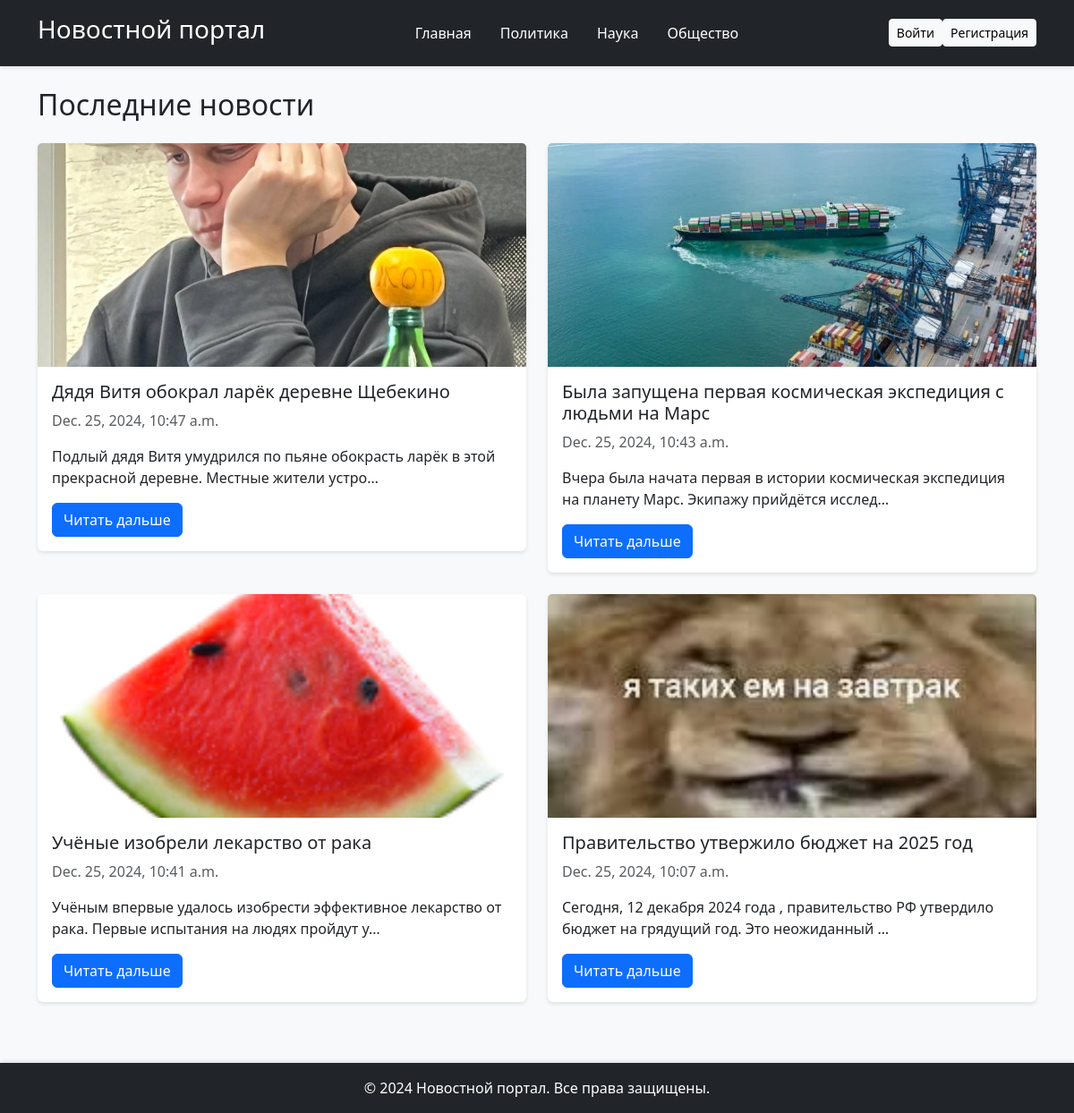
The app's page /, older data.
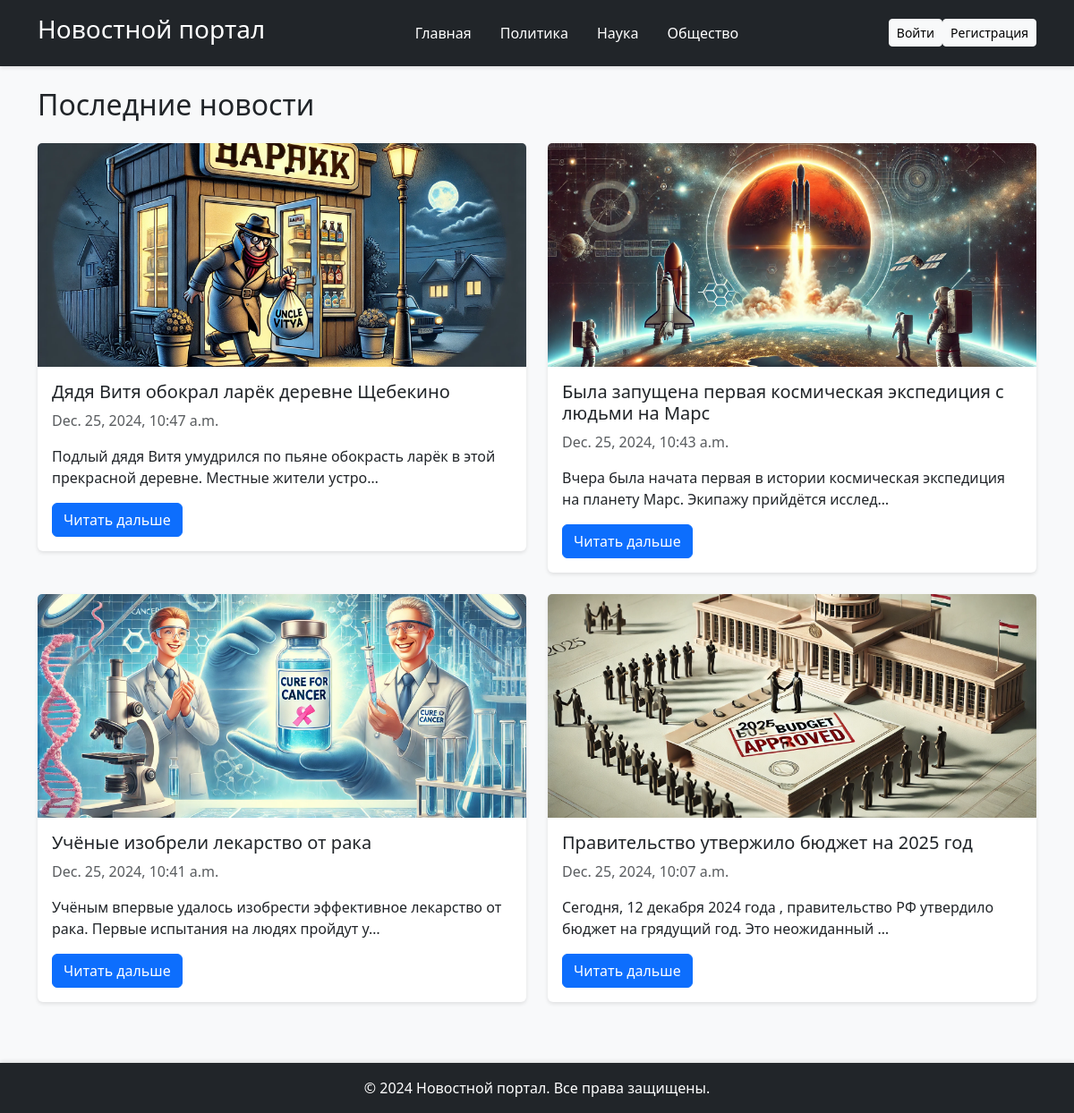
The same page, newer data.
### news/models.py (models this page shows, shortened)
class Category(models.Model):
    name = models.CharField(max_length=100, unique=True, verbose_name="Название категории")
    description = models.TextField(blank=True, verbose_name="Описание")

class News(models.Model):
    title = models.CharField(max_length=200, verbose_name="Заголовок")
    content = models.TextField(verbose_name="Текст")
    category = models.ForeignKey(Category, on_delete=models.CASCADE, related_name='news', verbose_name="Категория")
    author = models.ForeignKey(User, on_delete=models.CASCADE, verbose_name="Автор")
    published_at = models.DateTimeField(auto_now_add=True, verbose_name="Дата публикации")
    image = models.ImageField(upload_to='news_images/', blank=True, null=True, verbose_name="Изображение")

### news/views.py (the view)
# urls.py: path('', views.news_list, name='news_list'),  # Главная страница со списком новостей
def news_list(request):
    news = News.objects.all().order_by('-published_at')  # Сортировка по дате публикации
    categories = Category.objects.all()
    return render(request, 'news/news_list.html', {'news': news, 'categories': categories})

### news/templates/news/news_list.html (shortened to what this page needs)
{% extends 'news/base.html' %}
{% block content %}
    <h2 class="mb-4">Последние новости</h2>
    <div class="row">
        {% for item in news %}
            <div class="col-md-6 mb-4">
                <div class="card">
                    {% if item.image %}
                        <img src="{{ item.image.url }}" class="card-img-top" alt="{{ item.title }}">
                    {% endif %}
                    <div class="card-body">
                        <h5 class="card-title">{{ item.title }}</h5>
                        <p class="card-text text-muted">{{ item.published_at }}</p>
                        <p class="card-text">{{ item.content|truncatechars:100 }}</p>
                        <a href="{% url 'news:news_detail' item.id %}" class="btn btn-primary">Читать дальше</a>
                    </div>
                </div>
            </div>
        {% endfor %}
    </div>
{% endblock %}

### news/templates/news/base.html (shortened to what this page needs)
<!DOCTYPE html>
<html lang="en">
<head>
    {% load static %}
    <link rel="stylesheet" href="https://cdn.jsdelivr.net/npm/bootstrap@5.3.0/dist/css/bootstrap.min.css">
    <link rel="stylesheet" href="{% static 'css/style.css' %}">
</head>
<body>
    <header class="bg-dark text-white py-3">
        <div class="container d-flex justify-content-between align-items-center">
            <h1 class="fs-3 fs-md-2 fs-lg-1">Новостной портал</h1>
            <nav class="d-none d-md-block">
                <ul class="nav">
                    <li class="nav-item"><a class="nav-link text-white" href="{% url 'news:news_list' %}">Главная</a></li>
                    {% for category in categories %}
                        <li class="nav-item"><a class="nav-link text-white" href="{% url 'news:news_by_category' category.id %}">{{ category.name }}</a></li>
                    {% endfor %}
                </ul>
            </nav>
            <div style="display: flex; align-items: center;">
                {% if user.is_authenticated %}
                    <span class="d-none d-md-block text-white me-3">Привет, {{ user.username }}</span>
                    <form method="post" action="{% url 'logout' %}" style="display: inline;">
                        {% csrf_token %}
                        <button type="submit" class="btn btn-outline-light btn-sm">Выйти</button>
                    </form>
                {% else %}
                    <a href="{% url 'login' %}" class="btn btn-light btn-sm">Войти</a>
                    <a href="{% url 'register' %}" class="btn btn-light btn-sm">Регистрация</a>
                {% endif %}
            </div>
        </div>
    </header>
    <main class="py-4">
        <div class="container">
            {% block content %}{% endblock %}
        </div>
    </main>
    <footer class="bg-dark text-white py-3">
        <div class="container text-center">
            <p class="mb-0">&copy; 2024 Новостной портал. Все права защищены.</p>
        </div>
    </footer>
</body>
</html>

### news/static/css/style.css (style rules this page uses)
body { background-color: #f8f9fa; }
header { box-shadow: 0 2px 4px rgba(0, 0, 0, 0.1); }
.card { border: none; box-shadow: 0 2px 4px rgba(0, 0, 0, 0.1); transition: transform 0.2s ease-in-out, box-shadow 0.2s ease-in-out; }
.card img { max-height: 250px; object-fit: cover; }
footer { margin-top: 20px; box-shadow: 0 -2px 4px rgba(0, 0, 0, 0.1); }
main { min-height: 100vh; }

Row changes from the older to the newer data that the page shows:
changed News "Дядя Витя обокрал ларёк деревне Щебекино": image: a different picture
changed News "Была запущена первая космическая экспедиция с людьми на Марс": image: a different picture
changed News "Учёные изобрели лекарство от рака": image: a different picture
changed News "Правительство утвержило бюджет на 2025 год": image: a different picture
